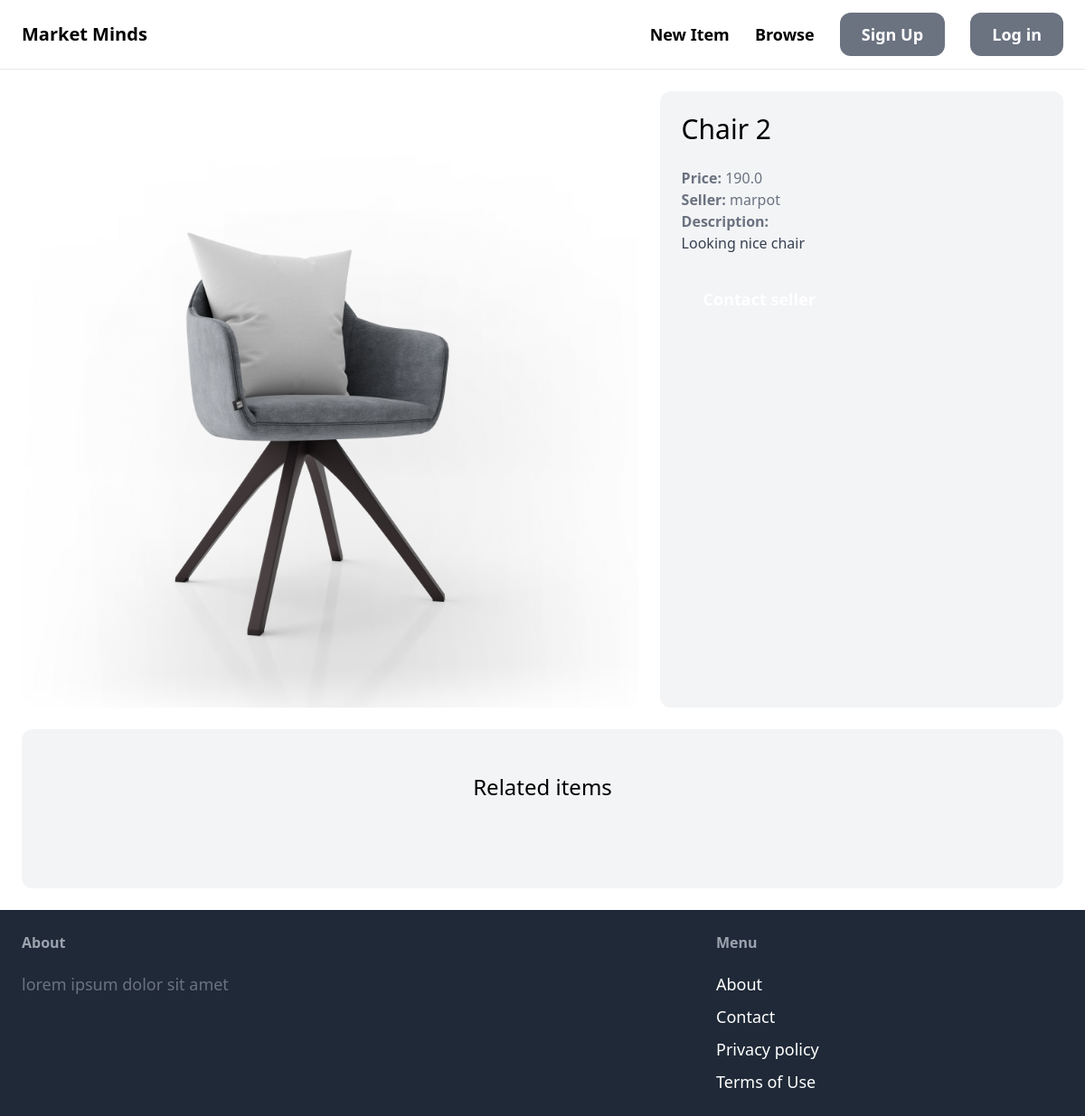
/items/15/, run on the app's committed database.
### item/models.py (models this page shows, shortened)
class Item(models.Model):
    category = models.ForeignKey(Category, related_name='items', on_delete=models.CASCADE)
    name = models.CharField(max_length=255)
    description = models.TextField(blank=True, null=True)
    price = models.FloatField()
    image = models.ImageField(upload_to='item_images', blank=True, null=True)
    is_sold = models.BooleanField(default=False)
    created_by = models.ForeignKey(User, related_name='items', on_delete=models.CASCADE)
    created_at = models.DateTimeField(auto_now_add=True)

### item/views.py (the view)
# urls.py: path('<int:pk>/', views.detail, name='detail'),
def detail(request, pk):
    item = get_object_or_404(Item, pk=pk)
    related_items = Item.objects.filter(category=item.category, is_sold=False).exclude(pk=pk)[0:3]
    return render(request, 'item/detail.html', {
        'item': item,
        'related_items': related_items
    })

### item/templates/item/detail.html (shortened to what this page needs)
{% extends 'core/base.html' %}
{% block content %}
<div class="grid grid-cols-5 gap-6">
    <div class="col-span-3">
        <img src="{{ item.image.url }}" class="rounded-xl">
    </div>
    <div class="col-span-2 p-6 bg-gray-100 rounded-xl">
        <h1 class="mb-6 text-3xl">{{ item.name }}</h1>
        <p class="text-gray-500"><strong>Price: </strong>{{ item.price }}</p>
        <p class="text-gray-500"><strong>Seller: </strong>{{ item.created_by.username }}</p>
        {% if item.description %}
            <p class="text-gray-700">
                <strong class="text-gray-500">Description:</strong><br>
                {{ item.description }}
            </p>
        {% endif %}
        {% if request.user == item.created_by %}
            <div class="mt-6 p-6 bg-white rounded-xl">
                <p>This is your item!</p>
                <a href="{% url 'item:edit' item.id %}" class="inline-block mt-6 px-6 py-3 text-lg font-semibold bg-green-500 text-white rounded-xl">Edit</a>
                <a href="{% url 'item:delete' item.id %}" class="inline-block mt-6 px-6 py-3 text-lg font-semibold bg-red-500 text-white rounded-xl">Delete</a>
            </div>
        {% else %}
            <a href="{% url 'conversation:new' item.id %}" class="inline-block mt-6 px-6 py-3 text-lg font-semibold bg-teal-500 text-white rounded-xl hover:bg-teal-700">Contact seller</a>
        {% endif %}
    </div>
</div>
<div class="mt-6 px-6 py-12 bg-gray-100 rounded-xl">
    <h2 class="mb-12 text-2xl text-center">Related items</h2>
</div>
{% endblock %}

### data on the page
Item: image (picture), name "Chair 2", price "190.0", created_by.username "marpot", description "Looking nice chair"
